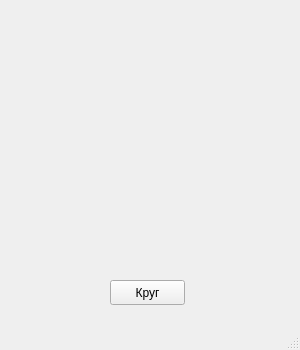
<?xml version="1.0" encoding="UTF-8"?>
<ui version="4.0">
 <class>MainWindow</class>
 <widget class="QMainWindow" name="MainWindow">
  <property name="geometry">
   <rect>
    <x>0</x>
    <y>0</y>
    <width>300</width>
    <height>350</height>
   </rect>
  </property>
  <property name="windowTitle">
   <string>MainWindow</string>
  </property>
  <widget class="QWidget" name="centralwidget">
   <widget class="QPushButton" name="pushButton">
    <property name="geometry">
     <rect>
      <x>110</x>
      <y>280</y>
      <width>75</width>
      <height>25</height>
     </rect>
    </property>
    <property name="text">
     <string>Круг</string>
    </property>
   </widget>
  </widget>
  <widget class="QMenuBar" name="menubar">
   <property name="geometry">
    <rect>
     <x>0</x>
     <y>0</y>
     <width>300</width>
     <height>21</height>
    </rect>
   </property>
  </widget>
  <widget class="QStatusBar" name="statusbar"/>
 </widget>
 <resources/>
 <connections/>
</ui>
